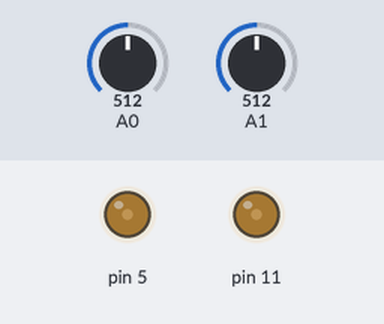
This sketch was run on a simulated Arduino Mega 2560, built with avr-gcc and run on an emulated ATmega2560. Shown: output pins drawn as LEDs (lit = HIGH). The inputs (shaded band) are chosen by the test bench; at power-on: A1 = 512, A0 = 512.

Above: at 1.2 s.
1.3 s: A1 set to 716
At 1.7 s:
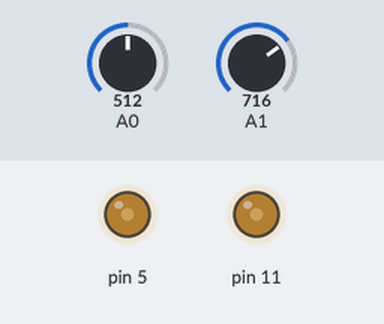
2.8 s: A0 set to 40
At 4.1 s:
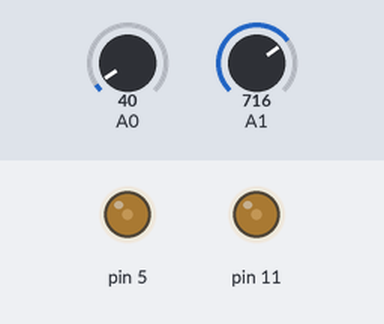
Timing chart, 0 to 5.8 s (numbered marks = the images above; inputs shaded):
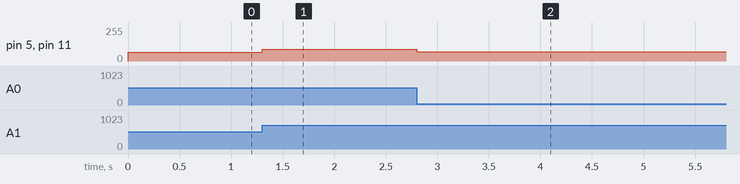

Measured:
- after the input at 1.3 s, pin 5, pin 11: 64/255 → 89/255 at once
- after the input at 2.8 s, pin 5, pin 11: 89/255 → 69/255 at once

The sketch:

two-phase-rectangle.ino
```cpp
/*
Pins A0 and A1 should be connected to the middle rail of potentiometers whose outer rails are connected to +5 and GND. They adjust the duty cycle and frequency.

The two output pins are pin 5 and pin 11. They will always be identical frequency and duty cycle, but 180 degrees phase shifted from each other.
*/

int user_cycles;
int user_duty;

void setup() {
  pinMode(11, OUTPUT);
  pinMode(5, OUTPUT);

  TCCR1A = _BV(COM1A1)
	 | _BV(WGM11);
  TCCR1B = _BV(WGM13);
  ICR1 = 500;  // top
  OCR1A = 250;	// bottom
  TCCR1B |= _BV(CS20);	// set prescale to div 1 and start the timer

  TCCR3A = _BV(COM1A0)
         | _BV(COM1A1)
	 | _BV(WGM11);
  TCCR3B = _BV(WGM13);
  ICR3 = 500; // top
  OCR3A = 250;	// bottom
  TCCR3B |= _BV(CS20);	// set prescale to div 1 and start the timer
}

long i = 0;

void set(int cycles, float duty) {
  char oldSREG;
  int dutyCycle = cycles * duty;
  if (dutyCycle < 8) {
    dutyCycle = 8; // Prevent duty cycle from being too short
  }
  if (dutyCycle > 1013) {
    dutyCycle = 1013; // Prevent duty cycle from being 100%
  }
  if (cycles < 50) {
    cycles = 50; // Prevent frequency from being too high
  }

  oldSREG = SREG;             // Save the registers
  cli();		      // Disable interrupts for 16 bit register access

  ICR1 = cycles + cycles;              // ICR1 is TOP in p & f correct pwm mode
  OCR1A = dutyCycle;          // OCR1A is BOTTOM

  ICR3 = cycles + cycles;              // ICR3 is TOP in p & f correct pwm mode
  OCR3A = cycles + cycles - dutyCycle;          // OCR3A is BOTTOM

  SREG = oldSREG;             // Restore the registers
}


void loop() {
  int temp_cycles = analogRead(A0);
  int temp_duty = analogRead(A1);

  // Add some fudge factor to avoid jittering
  if (abs(temp_cycles - user_cycles) > 4 || abs(temp_duty - user_duty) > 4) {
    user_cycles = temp_cycles;
    user_duty = temp_duty;
    set(user_cycles, user_duty / 1024.0);
  }
}
```
